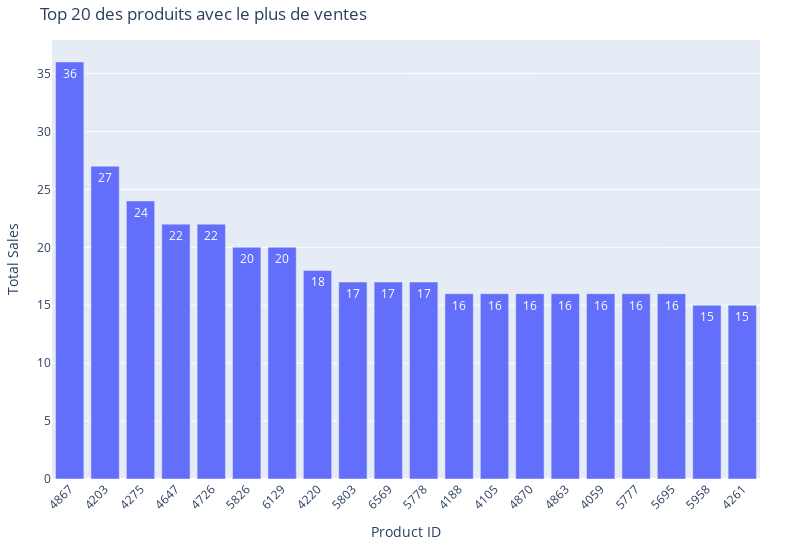

This figure's notebook cell:
### Code cell
#Graphique en barre des 20 premiers articles avec plotly express

df_top_20_ts = df_erp_web.sort_values(by="total_sales", ascending=False).reset_index(drop=True).head(20)


fig = px.bar(df_top_20_ts, 
             x='product_id',
             y='total_sales',
             labels={'total_sales': 'Total Sales', 'product_id': 'Product ID'},
             title='Top 20 des produits avec le plus de ventes',
             text='total_sales',
             hover_data={'product_id': True, 'gross_turnover': True, 'price': True, 'total_sales': True, 'product_type': True})

fig.update_layout(
    width=800,
    height=550,
    xaxis_tickangle=-45,
    margin=dict(l=40, r=40, t=40, b=40)
)

fig.show()

### Figure 1 — Plotly figure (JSON) as saved in the notebook; plotly's stock layout.template omitted (floating-point values rounded to 4 significant figures)
{"data": [{"alignmentgroup": "True", "customdata": [[356.4, 9.9, "Vin"], [267.3, 9.9, "Vin"], [357.6, 14.9, "Vin"], [627, 28.5, "Vin"], [279.4, 12.7, "Vin"], [824, 41.2, "Vin"], [104, 5.2, "Vin"], [208.8, 11.6, "Vin"], [290.7, 17.1, "Vin"], [493, 29, "Vin"], [98.6, 5.8, "Vin"], [152, 9.5, "Vin"], [108.8, 6.8, "Vin"], [148.8, 9.3, "Vin"], [131.2, 8.2, "Vin"], [139.2, 8.7, "Vin"], [91.2, 5.7, "Vin"], [104, 6.5, "Vin"], [130.5, 8.7, "Vin"], [148.5, 9.9, "Vin"]], "hovertemplate": "Product ID=%{x}<br>Total Sales=%{text}<br>gross_turnover=%{customdata[0]}<br>price=%{customdata[1]}<br>product_type=%{customdata[2]}<extra></extra>", "legendgroup": "", "marker": {"color": "#636efa", "pattern": {"shape": ""}}, "name": "", "offsetgroup": "", "orientation": "v", "showlegend": false, "text": [36, 27, 24, 22, 22, 20, 20, 18, 17, 17, 17, 16, 16, 16, 16, 16, 16, 16, 15, 15], "textposition": "auto", "type": "bar", "x": ["4867", "4203", "4275", "4647", "4726", "5826", "6129", "4220", "5803", "6569", "5778", "4188", "4105", "4870", "4863", "4059", "5777", "5695", "5958", "4261"], "xaxis": "x", "y": [36, 27, 24, 22, 22, 20, 20, 18, 17, 17, 17, 16, 16, 16, 16, 16, 16, 16, 15, 15], "yaxis": "y"}], "layout": {"barmode": "relative", "height": 550, "legend": {"tracegroupgap": 0}, "margin": {"b": 40, "l": 40, "r": 40, "t": 40}, "title": {"text": "Top 20 des produits avec le plus de ventes"}, "width": 800, "xaxis": {"anchor": "y", "domain": [0, 1], "tickangle": -45, "title": {"text": "Product ID"}}, "yaxis": {"anchor": "x", "domain": [0, 1], "title": {"text": "Total Sales"}}}}
